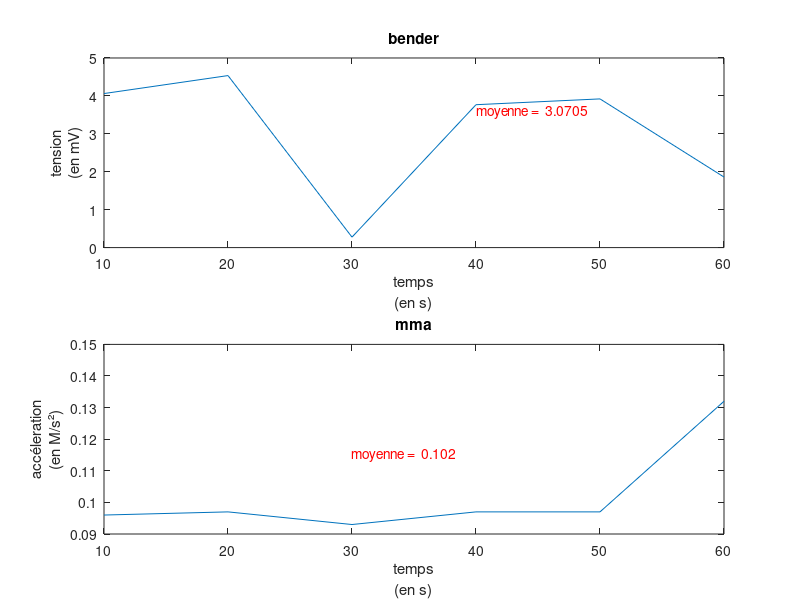

Write MATLAB code to recreate this figure. (Note: this script raises an error after producing the figure.)
clear all;
%close all;
%calcul des valeurs moyennes selon différents sénario

%% calme
%bender= [1134;1339;1309;1169;1101;1075];
%bender= [1256;1289;1239;1283;1261;1216];
%bender=[571;1263;1274;600;1273;1272];
%bender=[669;1287;1297;605;1261;1267];
bender=[1354;1512;92;1256;1307;620];
bender = 3*bender/1000;
%norme = [121;119;108;112;109;108];
%norme = [99;102;141;105;105;11];
%norme = [104;97;97;141;98;97];
%norme=[108;96;97;72;96;96];
norme=[96;97;93;97;97;132];
norme = norme/1000;
sumb = 0;
sumn = 0;
calmebender =0;
calmemma =0;
for i=1:6
   %bender(i)
  sumb = sumb + bender(i);
  sumn = sumn + norme(i);
end
calmebender = sumb/6
calmemma = sumn/6


%tracé des conditions calme
time = [10;20;30;40;50;60];
%figure(1)
figure ('Name','calme')
t.Padding = 'none';
t.TileSpacing = 'none';
subplot(2,1,1);
plot(time(1 : end),bender);
xlabel({'temps','(en s)'});
ylabel({'tension','(en mV)'});
str = ['moyenne =  ',num2str(calmebender)];
text(40,3.6,str,'Color','r')
title('bender');

subplot(2,1,2);
plot(time(1 : end),norme);
xlabel({'temps','(en s)'});
ylabel({'accéleration','(en M/s²)'});
title('mma');
str = ['moyenne =  ',num2str(calmemma)];
text(30,0.115,str,'Color','r')



%% agitation moyenne
%bender= [497;1294;1234;1303;1314;1246];
%bender=[1393;1398;1387;1369;1386;1331];
%bender=[1273;1287;1265;1296;1294;1276];
bender=[];
bender = 3*bender/1000;
%norme = [377;137;185;227;255;244];
%norme=[130;172;157;177;160;186];
%norme=[477;132;241;196;169;149];
norme=[];
norme = norme/1000;
sumb = 0;
sumn = 0;
for i=1:6
   %bender(i)
  sumb = sumb + bender(i);
  sumn = sumn + norme(i);
end
moyenbender = sumb/6
moyenmma = sumn/6


%tracé des conditions moyennes
time = [10;20;30;40;50;60];
figure ('Name','moyen')
t.Padding = 'none';
t.TileSpacing = 'none';
subplot(2,1,1);
plot(time(1 : end),bender);
xlabel({'temps','(en s)'});
ylabel({'tension','(en mV)'});
str = ['moyenne =  ',num2str(moyenbender)];
text(40,3.6,str,'Color','r')
title('bender');

subplot(2,1,2);
plot(time(1 : end),norme);
xlabel({'temps','(en s)'});
ylabel({'accéleration','(en M/s²)'});
title('mma');
str = ['moyenne =  ',num2str(moyenmma)];
text(30,0.115,str,'Color','r')


%% agitation forte
bender= [1134;1339;1309;1169;1101;1075];
bender = 3*bender/1000;
%norme = [94;93;99;94;94;94];
norme = [121;119;108;112;109;108];
norme = norme/1000;
sumb = 0;
sumn = 0;
fortbender =0;
fortmma =0;
for i=1:6
   %bender(i)
  sumb = sumb + bender(i);
  sumn = sumn + norme(i);
end
fortbender = sumb/6
fortmma = sumn/6


%tracé des conditions agitées
time = [10;20;30;40;50;60];
%figure(2)
figure ('Name','agitées')
t.Padding = 'none';
t.TileSpacing = 'none';
subplot(2,1,1);
plot(time(1 : end),bender);
xlabel({'temps','(en s)'});
ylabel({'tension','(en mV)'});
str = ['moyenne =  ',num2str(fortbender)];
text(40,3.6,str,'Color','r')
title('bender');

subplot(2,1,2);
plot(time(1 : end),norme);
xlabel({'temps','(en s)'});
ylabel({'accéleration','(en M/s²)'});
title('mma');
str = ['moyenne =  ',num2str(fortmma)];
text(30,0.115,str,'Color','r')
